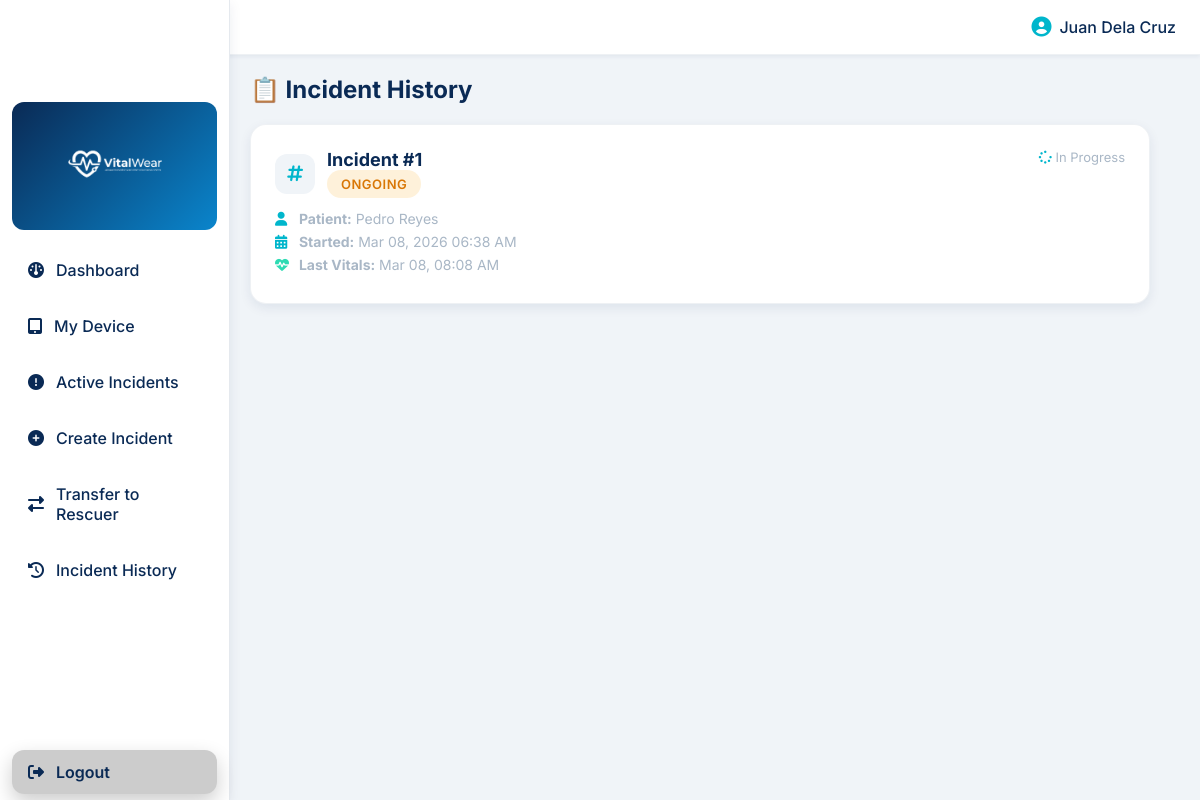
The app's page /roles/responder/incident_history.php (signed in) with its own data.
### tables this page shows
CREATE TABLE IF NOT EXISTS responder (
    resp_id INT PRIMARY KEY AUTO_INCREMENT,
    resp_name VARCHAR(100) NOT NULL,
    resp_email VARCHAR(100) UNIQUE NOT NULL,
    resp_password VARCHAR(255) NOT NULL,
    resp_contact VARCHAR(15) DEFAULT NULL,
    status ENUM('active','inactive') DEFAULT 'active',
    created_at TIMESTAMP DEFAULT CURRENT_TIMESTAMP
);

CREATE TABLE IF NOT EXISTS incident (
    incident_id INT PRIMARY KEY AUTO_INCREMENT,
    log_id INT DEFAULT NULL,
    pat_id INT NOT NULL,
    resp_id INT NOT NULL,
    resc_id INT DEFAULT NULL,
    start_time TIMESTAMP NOT NULL DEFAULT CURRENT_TIMESTAMP,
    end_time TIMESTAMP NULL DEFAULT NULL,
    status ENUM('ongoing','transferred','completed') DEFAULT 'ongoing',
    FOREIGN KEY (log_id) REFERENCES device_log(log_id) ON UPDATE CASCADE,
    FOREIGN KEY (pat_id) REFERENCES patient(pat_id) ON UPDATE CASCADE,
    FOREIGN KEY (resp_id) REFERENCES responder(resp_id) ON UPDATE CASCADE,
    FOREIGN KEY (resc_id) REFERENCES rescuer(resc_id) ON DELETE SET NULL ON UPDATE CASCADE
);

CREATE TABLE IF NOT EXISTS patient (
    pat_id INT PRIMARY KEY AUTO_INCREMENT,
    pat_name VARCHAR(100) NOT NULL,
    birthdate DATE NOT NULL,
    contact_number VARCHAR(15) DEFAULT NULL,
    created_at TIMESTAMP DEFAULT CURRENT_TIMESTAMP
);

### roles/responder/incident_history.php (the view, shortened to what this page needs)
<?php
include("../../database/connection.php");
$responder_id = $_SESSION['user_id'];
$responder_query = "SELECT resp_name FROM responder WHERE resp_id = ?";
$resp_stmt = $conn->prepare($responder_query);
$resp_stmt->bind_param("i", $responder_id);
$resp_stmt->execute();
$responder_info = $resp_stmt->get_result()->fetch_assoc();
$stmt = $conn->prepare("
    SELECT i.incident_id, i.status, i.start_time, i.end_time, p.pat_name,
           (SELECT MAX(v.recorded_at) FROM vitalstat v WHERE v.incident_id = i.incident_id) as last_vital
    FROM incident i
    JOIN patient p ON i.pat_id = p.pat_id
    WHERE i.resp_id = ?
    ORDER BY i.start_time DESC
");
$stmt->bind_param("i", $responder_id);
$stmt->execute();
$incidents = $stmt->get_result();
?>
<!DOCTYPE html>
<html lang="en">
<head>
<link rel="stylesheet" href="../../assets/css/styles.css">
</head>
<body>
<header class="topbar">
    <div style="display: flex; align-items: center; justify-content: space-between; width: 100%;">
        <div style="display: flex; align-items: center; gap: 12px;">
            <span style="font-size: 18px; font-weight: 700;">VitalWear</span>
        </div>
        <div style="display: flex; align-items: center; gap: 8px; color: var(--deep-hospital-blue); font-weight: 500;">
            <i class="fa fa-user-circle" style="font-size: 20px; color: var(--medical-cyan);"></i>
            <span><?php echo htmlspecialchars($responder_info['resp_name'] ?? 'Responder'); ?></span>
        </div>
    </div>
</header>
<nav id="sidebar">
<div class="sidebar-logo">
    <img src="../../assets/logo.png" alt="VitalWear Logo">
</div>
<a href="dashboard.php"><i class="fa fa-gauge"></i> Dashboard</a>
<a href="device.php"><i class="fa fa-tablet"></i> My Device</a>
<a href="active_incidents.php"><i class="fa fa-exclamation-circle"></i> Active Incidents</a>
<a href="create_incident.php"><i class="fa fa-plus-circle"></i> Create Incident</a>
<a href="transfer_incident.php"><i class="fa fa-exchange"></i> Transfer to Rescuer</a>
<a href="incident_history.php"><i class="fa fa-history"></i> Incident History</a>
<a href="../../api/auth/logout.php"><i class="fa fa-sign-out"></i> Logout</a>
</nav>
<main class="container" style="display:block;overflow-y:auto;width:100%;padding:20px;">
<div style="max-width: 900px;">
<h2 style="color: var(--deep-hospital-blue); margin-bottom: 20px; font-weight: 700; font-size: 1.5rem;">📋 Incident History</h2>
<?php if($incidents->num_rows > 0): ?>
    <?php while($incident = $incidents->fetch_assoc()):
        $status_class = '';
        switch($incident['status']) {
            case 'ongoing': $status_class = 'status-ongoing'; break;
        }
    ?>
    <div class="dashboard-card" style="margin-bottom: 16px;">
        <div style="display: flex; justify-content: space-between; align-items: flex-start; flex-wrap: wrap; gap: 16px;">
            <div style="flex: 1; min-width: 200px;">
                <div style="display: flex; align-items: center; gap: 12px; margin-bottom: 12px;">
                    <div style="width: 40px; height: 40px; background: var(--clinical-white); border-radius: var(--radius); display: flex; align-items: center; justify-content: center;">
                        <i class="fa fa-hashtag" style="color: var(--medical-cyan); font-size: 18px;"></i>
                    </div>
                    <div>
                        <p style="font-size: 18px; font-weight: 700; color: var(--deep-hospital-blue); margin: 0;">Incident #<?php echo $incident['incident_id']; ?></p>
                        <span class="status-badge <?php echo $status_class; ?>"><?php echo ucfirst($incident['status']); ?></span>
                    </div>
                </div>
                <p style="color: var(--system-gray); font-size: 14px; margin: 6px 0;"><i class="fa fa-user" style="width: 20px; color: var(--medical-cyan);"></i> <strong>Patient:</strong> <?php echo htmlspecialchars($incident['pat_name']); ?></p>
                <p style="color: var(--system-gray); font-size: 14px; margin: 6px 0;"><i class="fa fa-calendar" style="width: 20px; color: var(--medical-cyan);"></i> <strong>Started:</strong> <?php echo date('M d, Y h:i A', strtotime($incident['start_time'])); ?></p>
                <?php if($incident['last_vital']): ?>
                <p style="color: var(--system-gray); font-size: 14px; margin: 6px 0;"><i class="fa fa-heartbeat" style="width: 20px; color: var(--health-green);"></i> <strong>Last Vitals:</strong> <?php echo date('M d, h:i A', strtotime($incident['last_vital'])); ?></p>
                <?php endif; ?>
            </div>
            <div style="text-align: right; min-width: 150px;">
                <?php if($incident['end_time']): ?>
                <p style="color: var(--system-gray); font-size: 13px; margin: 0;"><i class="fa fa-check-circle" style="color: var(--health-green);"></i> Ended</p>
                <p style="color: var(--deep-hospital-blue); font-size: 14px; font-weight: 600; margin: 4px 0 0 0;"><?php echo date('M d, h:i A', strtotime($incident['end_time'])); ?></p>
                <?php else: ?>
                <p style="color: var(--system-gray); font-size: 13px; margin: 0;"><i class="fa fa-spinner fa-spin" style="color: var(--medical-cyan);"></i> In Progress</p>
                <?php endif; ?>
            </div>
        </div>
    </div>
    <?php endwhile; ?>
<?php endif; ?>
</div>
</main>
</body>
</html>

### assets/css/styles.css (style rules this page uses)
* { margin:0; padding:0; box-sizing:border-box; }
body { font-family:"Segoe UI", sans-serif; background:linear-gradient(135deg,#e3e9f2,#f6f8fc); color:#111; overflow-x:hidden; }
.topbar { position:fixed; top:0; left:0; width:100%; height:55px; display:flex; align-items:center; justify-content:center; background:linear-gradient(90deg,#dd4c56,#c93c46); color:white; font-weight:700; z-index:900; box-shadow:0 5px 20px rgba(0,0,0,.1); }
#sidebar { position:fixed; left:0; top:0; width:230px; height:100vh; padding-top:90px; background:linear-gradient(180deg,#dd4c56,#c93c46); display:flex; flex-direction:column; z-index:1000; }
#sidebar a { display:flex; align-items:center; gap:12px; color:white; text-decoration:none; padding:15px 18px; margin:10px 18px; border-radius:12px; transition:.3s; }
#sidebar a:last-child { margin-top:auto; background:rgba(0,0,0,.2); font-weight:600; box-shadow:0 8px 20px rgba(0,0,0,.2); }
.container { position:fixed; top:55px; left:230px; width:calc(100% - 230px); height:calc(100vh - 55px); display:flex; justify-content:center; align-items:center; padding:25px; }

### roles/responder/incident_history.php (style rules this page uses)
:root { --deep-hospital-blue: #0A2A55; --medical-cyan: #00B6CC; --trust-blue: #0A85CC; --health-green: #2EDBB3; --clinical-white: #F0F4F8; --system-gray: #A9B7C6; --surface: #ffffff; --radius: 12px; --radius-lg: 16px; --shadow-sm: 0 2px 4px rgba(10, 42, 85, 0.06); --shadow: 0 4px 12px rgba(10, 42, 85, 0.08); --shadow-md: 0 8px 24px rgba(10, 42, 85, 0.12); }
body { background-color: var(--clinical-white); color: var(--deep-hospital-blue); font-family: 'Inter', -apple-system, BlinkMacSystemFont, sans-serif; }
#sidebar { background: var(--surface); border-right: 1px solid rgba(169, 183, 198, 0.3); box-shadow: var(--shadow); }
.sidebar-logo { padding: 24px 20px; text-align: center; background: linear-gradient(135deg, var(--deep-hospital-blue) 0%, var(--trust-blue) 100%); margin: 12px; border-radius: var(--radius); }
.sidebar-logo img { max-width: 140px; height: auto; filter: brightness(0) invert(1); }
#sidebar a { color: var(--deep-hospital-blue); margin: 6px 12px; padding: 12px 16px; border-radius: var(--radius); transition: all 0.2s ease; border: none; font-weight: 500; }
.topbar { background: var(--surface); color: var(--deep-hospital-blue); border-bottom: 1px solid rgba(169, 183, 198, 0.2); box-shadow: var(--shadow-sm); padding: 16px 24px; font-weight: 600; }
h2, h3, h4 { color: var(--deep-hospital-blue); font-weight: 700; }
.dashboard-card { background: var(--surface); border-radius: var(--radius-lg); box-shadow: var(--shadow); border: 1px solid rgba(169, 183, 198, 0.2); padding: 24px; }
.status-badge { display: inline-flex; align-items: center; padding: 6px 14px; border-radius: 20px; font-size: 13px; font-weight: 600; text-transform: uppercase; letter-spacing: 0.5px; }
.status-ongoing { background: rgba(245, 158, 11, 0.15); color: #d97706; }

### records on screen
responder: resp_name "Juan Dela Cruz"
incident: incident_id "1", status "ONGOING", pat.pat_name "Pedro Reyes", start_time "Mar 08, 2026 06:38 AM", last_vital "Mar 08, 08:08 AM", shows "In Progress"
